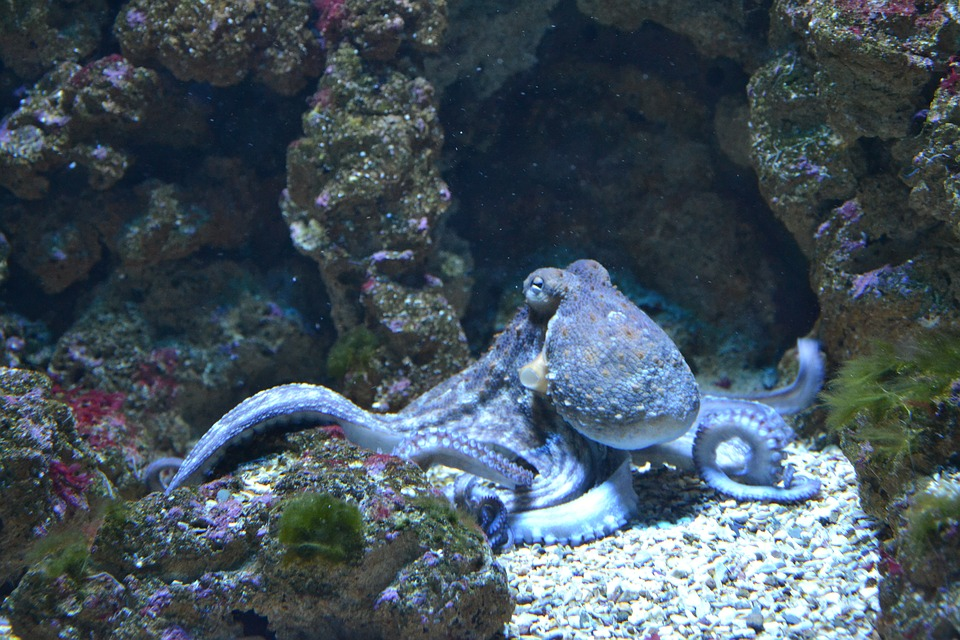
#> input picture examples/sample_images/octo1.jpg, 960 x 640 px
$ python gradient.py
#> lines starting #> are read from the running program, lines starting #| are printed output that depends on the picture
import cv2 as cv
import numpy as np

#img = cv.imread('sample_images/boat1.jpg')
img = cv.imread('sample_images/octo1.jpg')
#> img is the input picture: shape (640, 960, 3); mean B, G, R 92.5, 81.9, 67.8

gray = cv.cvtColor(img, cv.COLOR_BGR2GRAY)
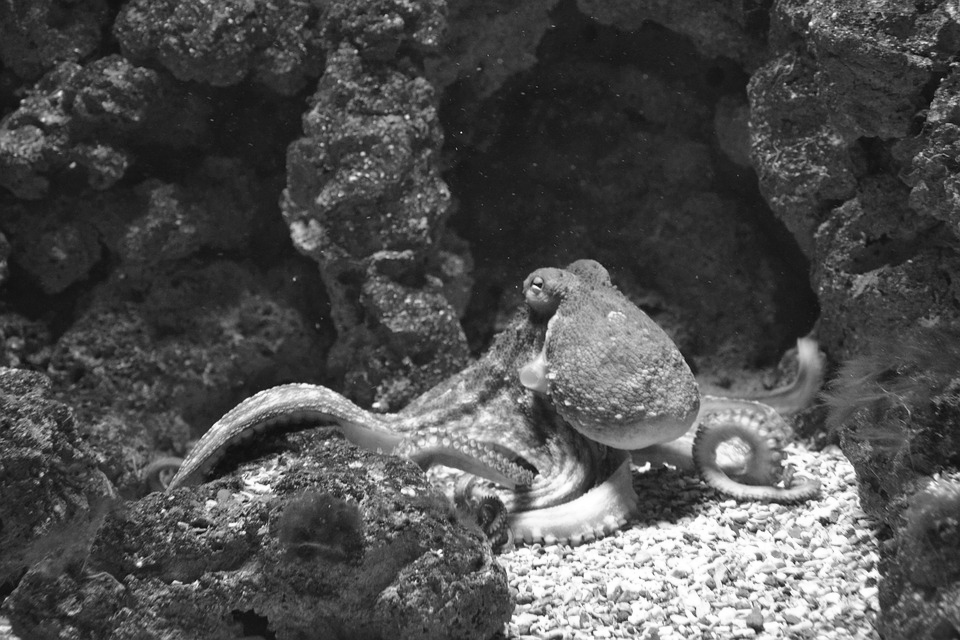
#> gray: shape (640, 960); min 8, max 255, mean 78.9

gray = cv.GaussianBlur(gray, (5,5), 0)

# Sobel Kernel
# ddepth = -1, keep original
'''
output_img = cv.Sobel(gray,
                      ddepth=-1,
                      dx=2,
                      dy=2,
                      ksize=5)
'''

# Scharr
# can't have dx & dy == 1
'''
output_img = cv.Scharr(gray,
                       -1,
                       0,
                       1)
'''

# Laplacian
output_img = cv.Laplacian(gray, cv.CV_64F)
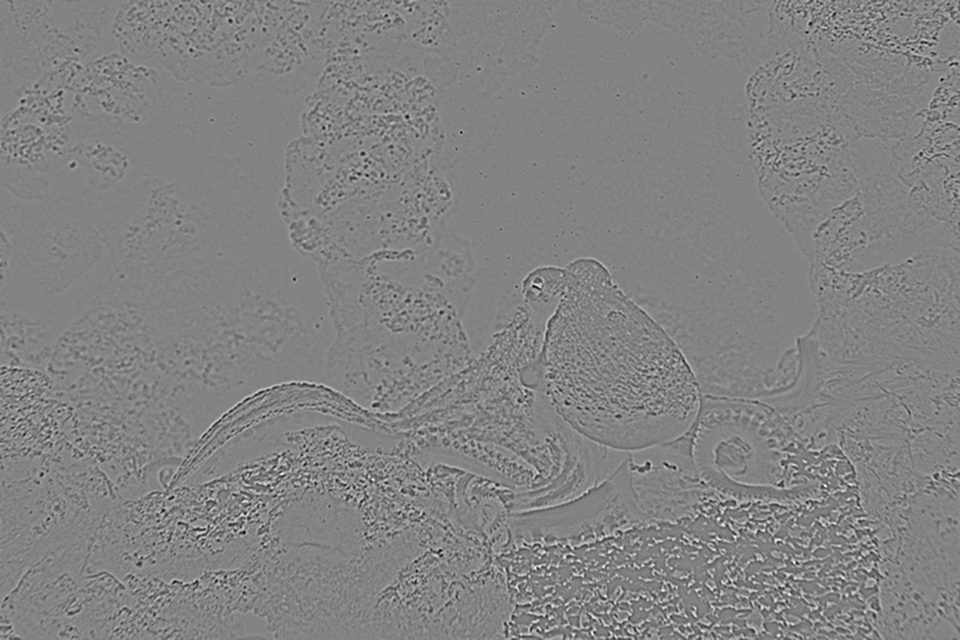
#> output_img: shape (640, 960) float64; min -74, max 70, mean 0; drawn with min black and max white

key = ord('r')

while key != ord('s'):
    cv.imshow('original gray', gray)
    cv.imshow('output', output_img)
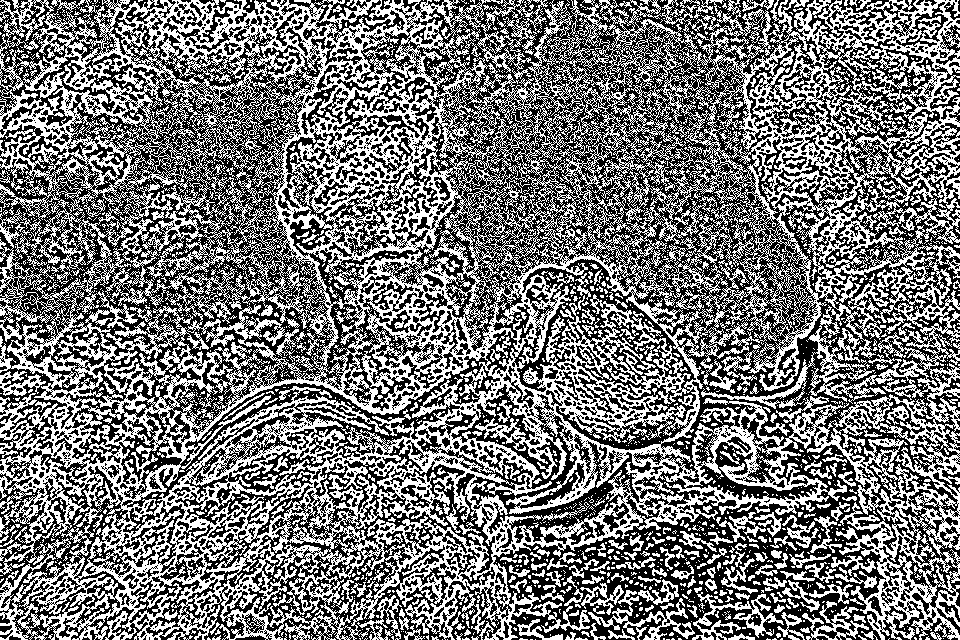
#> window 'output': shape (640, 960); 46.2% white in thin lines or dots
    key = cv.waitKey()
#> (key Esc is pressed here)

cv.destroyAllWindows()

$ run again, with examples/sample_images/octo4.jpg copied over examples/sample_images/octo1.jpg
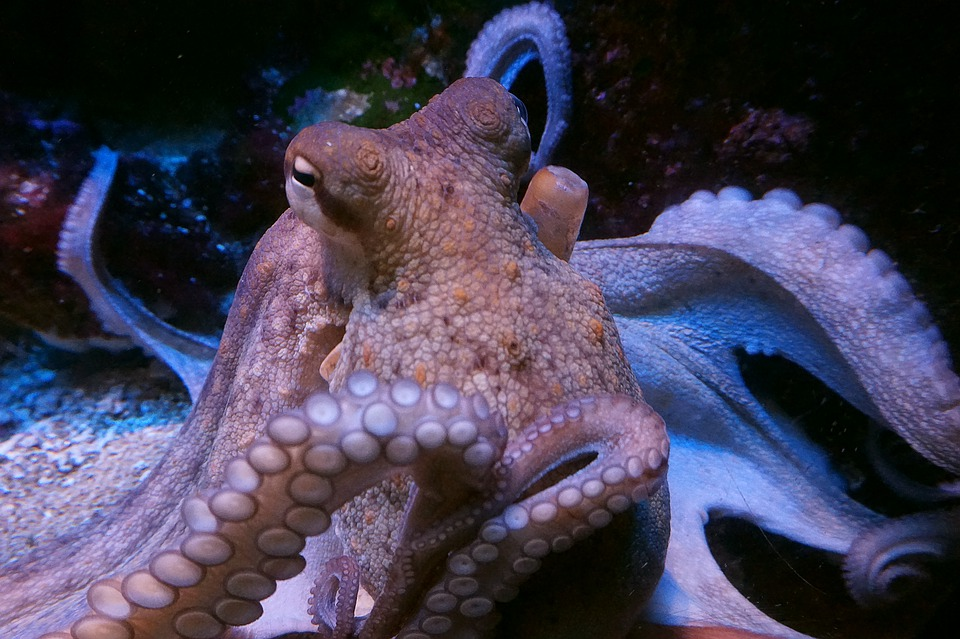
#> input picture examples/sample_images/octo4.jpg, 960 x 639 px
#> img is the input picture: shape (639, 960, 3); mean B, G, R 82.9, 62.3, 67.2
#> `output_img = cv.Laplacian(gray, cv.CV_64F)`:
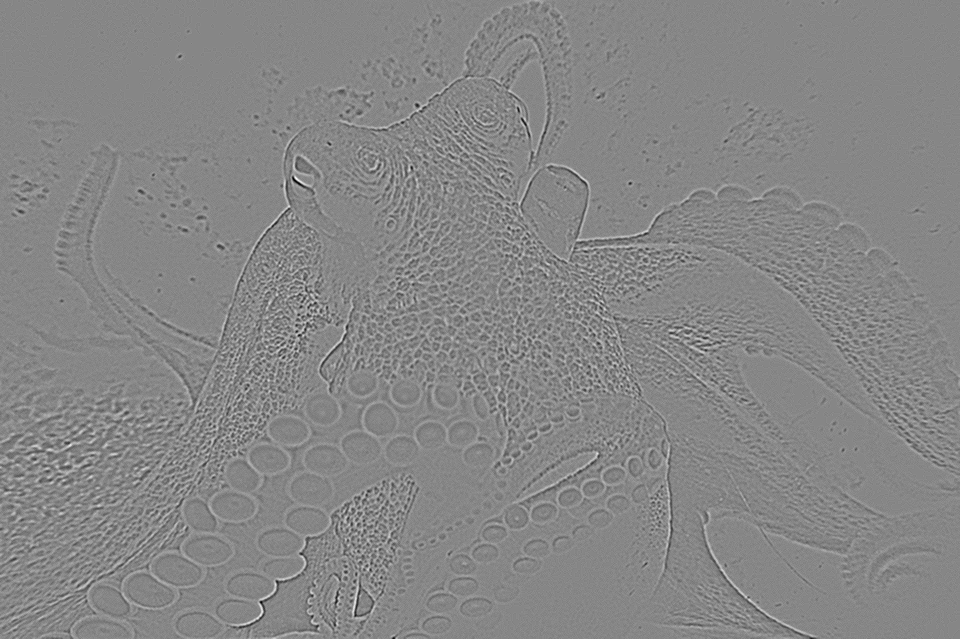
#> output_img: shape (639, 960) float64; min -55, max 49, mean 0; drawn with min black and max white
#> `cv.imshow('output', output_img)`:
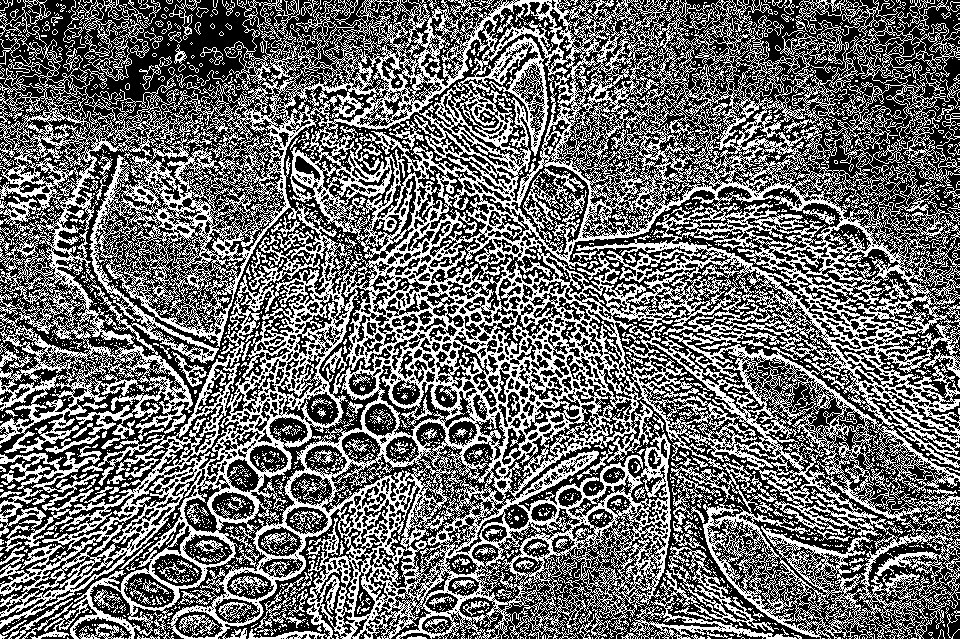
#> window 'output': shape (639, 960); 42.6% white in thin lines or dots

$ run again, with examples/sample_images/octo5.jpg copied over examples/sample_images/octo1.jpg
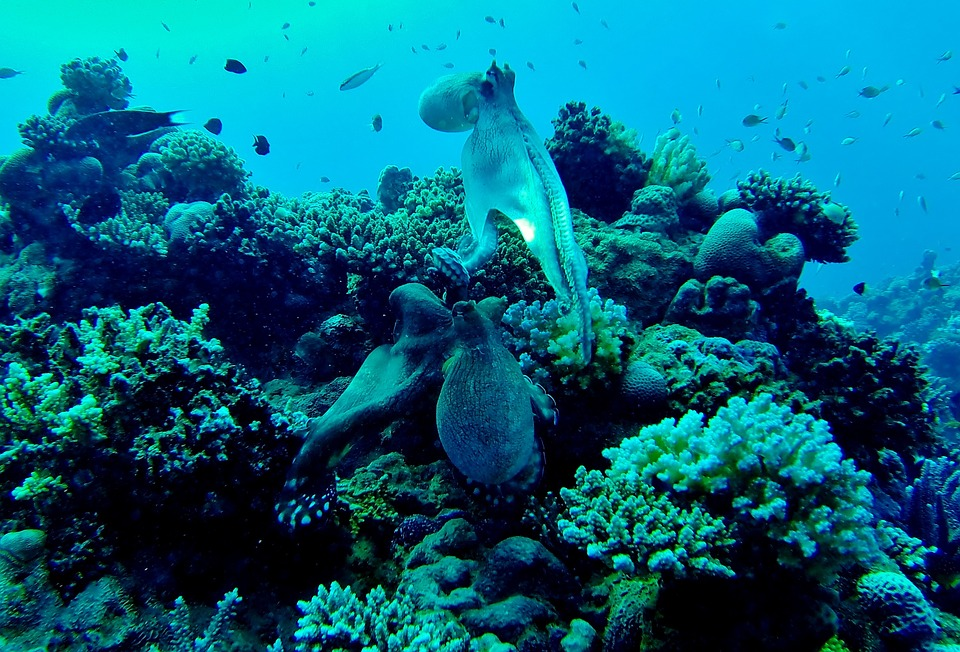
#> input picture examples/sample_images/octo5.jpg, 960 x 652 px
#> img is the input picture: shape (652, 960, 3); mean B, G, R 121.5, 97.7, 5.5
#> `output_img = cv.Laplacian(gray, cv.CV_64F)`:
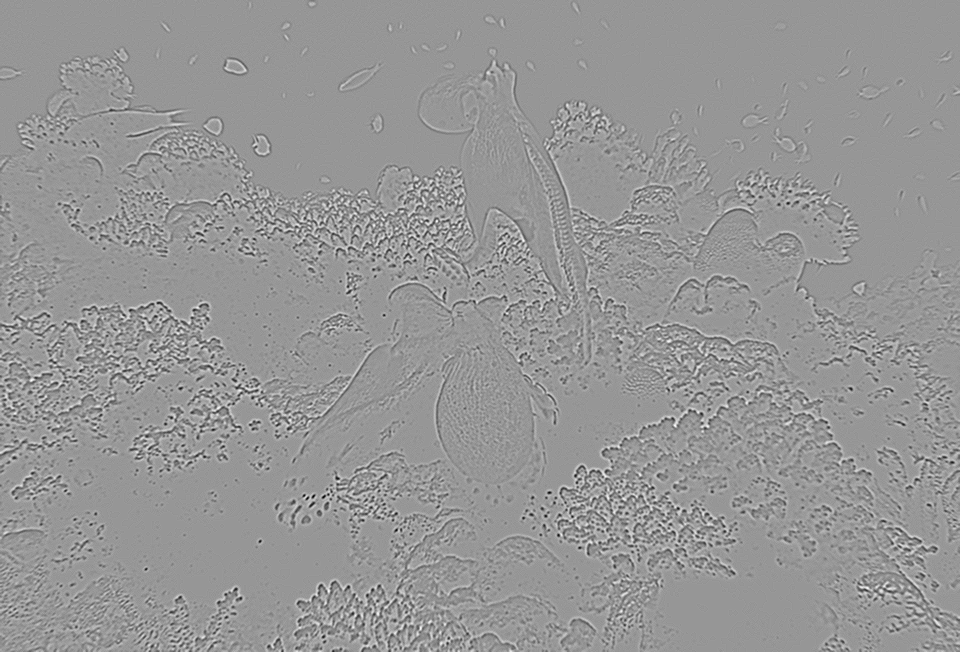
#> output_img: shape (652, 960) float64; min -78, max 54, mean 0; drawn with min black and max white
#> `cv.imshow('output', output_img)`:
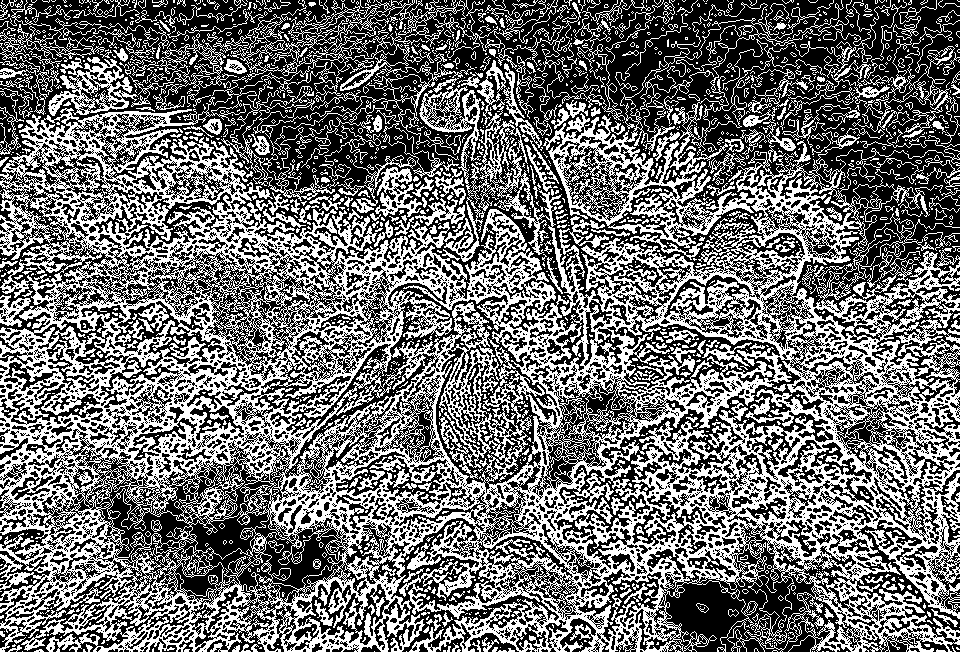
#> window 'output': shape (652, 960); 43.5% white in thin lines or dots
